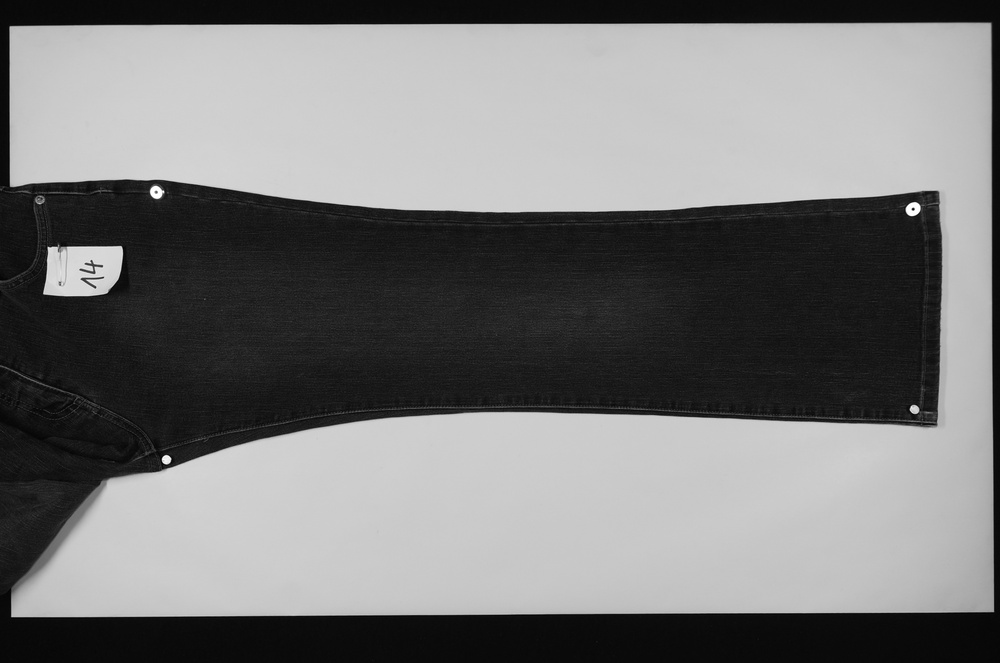
#> input picture 2_Entzerrung/undistorted_Bilder/undistorted_Hose_14.JPG, 1000 x 663 px, shrunk from 2962 x 1964 before the run; its folder holds 4 pictures in this run
$ python ZUSCHNITT.py
#> lines starting #> are read from the running program, lines starting #| are printed output that depends on the picture
import cv2
import os
import glob

# === KONFIGURATION ===
input_folder = r"E:\HBK\WiSe 24_25_Bachelor\Python 30.05\2_Entzerrung\undistorted_Bilder"
output_folder = r"E:\HBK\WiSe 24_25_Bachelor\Python 30.05\3_Zuschnitt\cropped_Bilder"
dpi = 72  # Samsung NX3000 Standard-DPI

# cm → px Umrechnung
def cm_to_px(cm, dpi):
    return int((cm / 2.54) * dpi)

# Zuschneidewerte in cm
crop_left_right_cm = 3  # Seiten
crop_top_bottom_cm = 8  # Oben und unten

# Umrechnung in Pixel
crop_x = cm_to_px(crop_left_right_cm, dpi)
crop_y = cm_to_px(crop_top_bottom_cm, dpi)

# Ausgabeordner erstellen
os.makedirs(output_folder, exist_ok=True)

# Bilder laden
image_files = []
for ext in ("*.jpg", "*.JPG", "*.jpeg", "*.JPEG", "*.png"):
    image_files.extend(glob.glob(os.path.join(input_folder, ext)))
#> pass 2 of the loop `for ext in ("*.jpg", "*.JPG", "*.jpeg", "*.JPEG", "*.png"):`:
#> pass 3 of the loop `for ext in ("*.jpg", "*.JPG", "*.jpeg", "*.JPEG", "*.png"):`:
#> the loop made 5 passes; the first 3 are shown

if not image_files:
    print(f"❌ Keine Bilder gefunden in: {input_folder}")
    exit()

print("✂️ Zuschneiden gestartet...")

for img_path in image_files:
    img = cv2.imread(img_path)
#> img is the input picture: shape (663, 1000, 3); min 0, max 255, mean 119.5
    if img is None:
        print(f"❌ Fehler beim Laden: {img_path}")
        continue

    h, w = img.shape[:2]
#> h = 663; w = 1000

    # Prüfen, ob das Bild groß genug ist
    if w <= 2 * crop_x or h <= 2 * crop_y:
        print(f"⚠️ Bild zu klein zum Zuschneiden: {os.path.basename(img_path)}")
        continue

    # Zuschneiden: y = Höhe, x = Breite
    cropped = img[crop_y:h - crop_y, crop_x:w - crop_x]
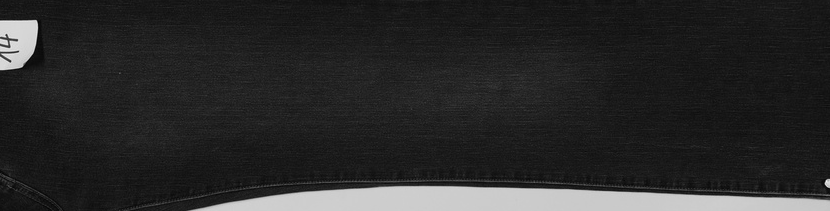
#> cropped: shape (211, 830, 3); min 0, max 247, mean 41.4

    filename = os.path.basename(img_path)
    save_path = os.path.join(output_folder, f"cropped_{filename}")
    cv2.imwrite(save_path, cropped)
    print(f"✅ Gespeichert: {save_path}")
#> pass 2 of the loop `for img_path in image_files:`:
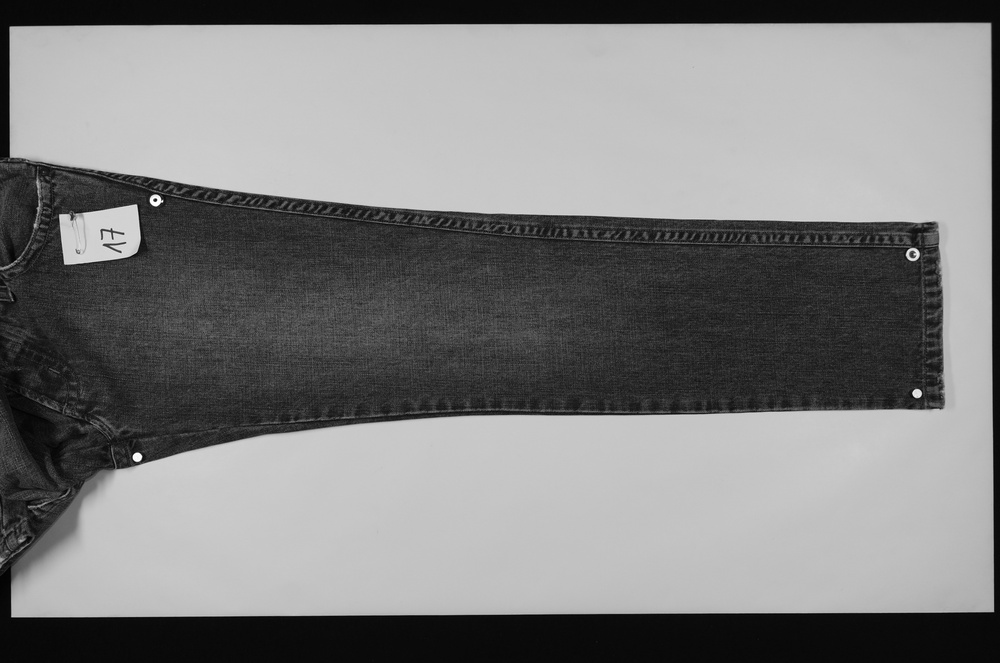
#> input picture 2_Entzerrung/undistorted_Bilder/undistorted_Hose_17.JPG, 1000 x 663 px, shrunk from 2962 x 1964 before the run
#> img is the input picture: shape (663, 1000, 3); min 0, max 255, mean 126
#> `cropped = img[crop_y:h - crop_y, crop_x:w - crop_x]`:
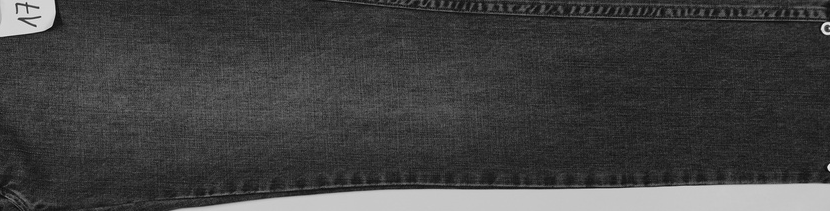
#> cropped: shape (211, 830, 3); min 3, max 240, mean 64.9
#> pass 3 of the loop `for img_path in image_files:`:
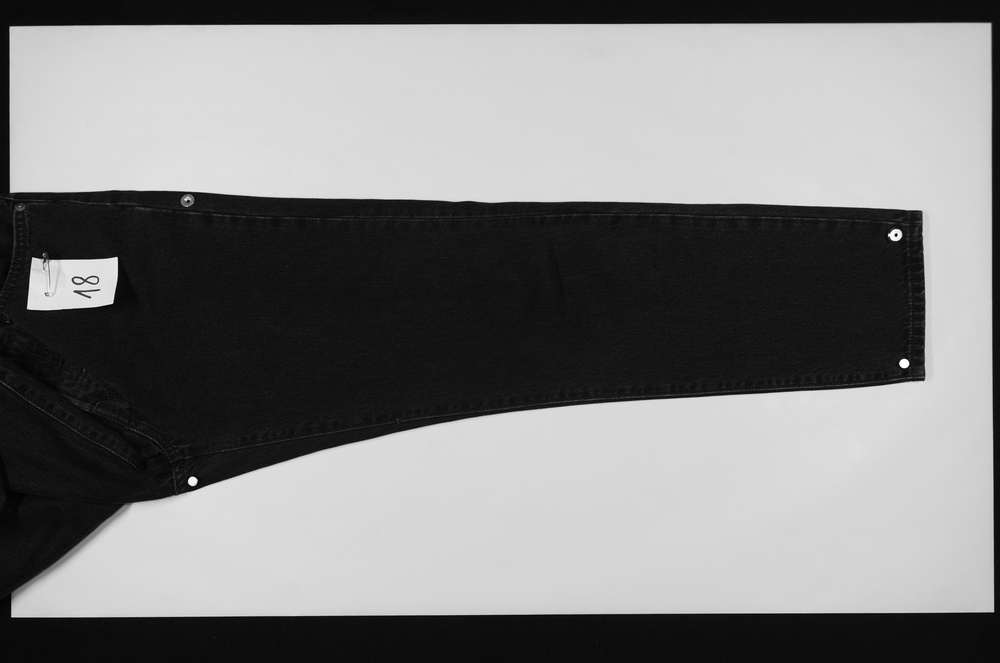
#> input picture 2_Entzerrung/undistorted_Bilder/undistorted_Hose_18.JPG, 1000 x 663 px, shrunk from 2962 x 1964 before the run
#> img is the input picture: shape (663, 1000, 3); min 0, max 255, mean 125.8
#> `cropped = img[crop_y:h - crop_y, crop_x:w - crop_x]`:
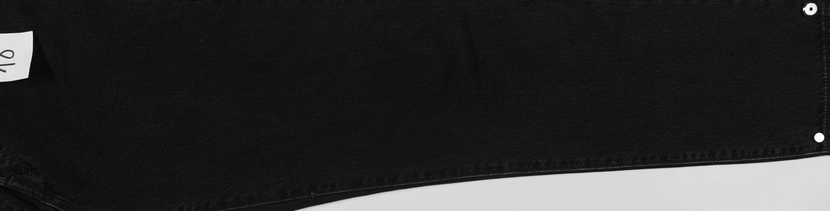
#> cropped: shape (211, 830, 3); min 0, max 255, mean 42.4
#> the loop made 8 passes; the first 3 are shown

print("🎉 Alle Bilder wurden erfolgreich zugeschnitten.")
